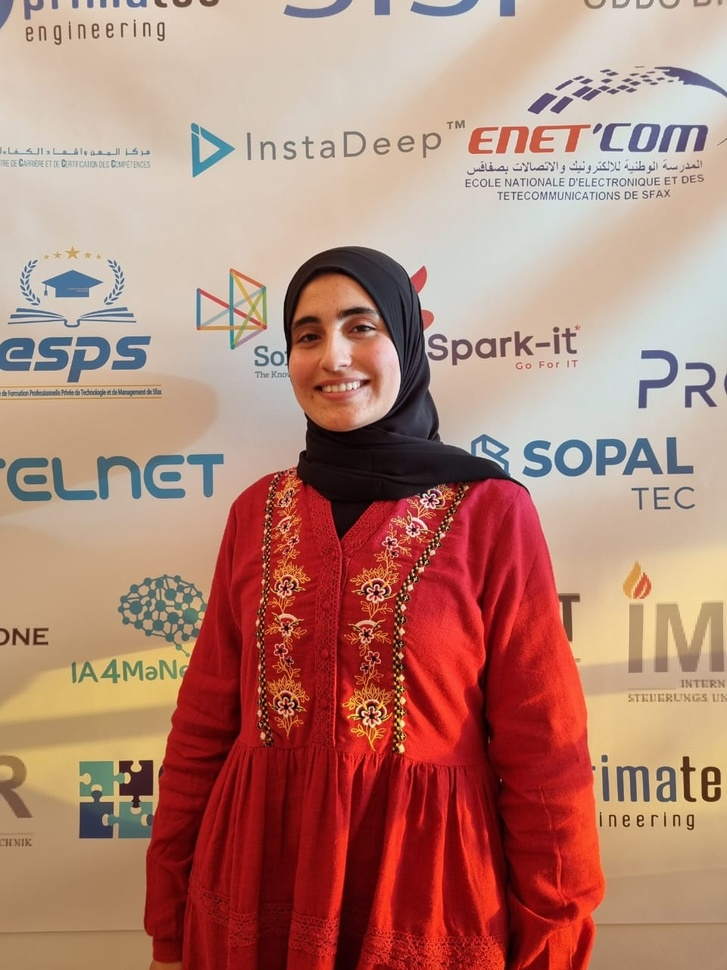
#> input picture design/IMG-20221129-WA0002.jpg, 727 x 970 px, shrunk from 960 x 1280 before the run
$ python bw.py ../design/IMG-20221129-WA0002.jpg
#> lines starting #> are read from the running program, lines starting #| are printed output that depends on the picture
import cv2
import numpy

import sys


path = sys.argv[1]

# read image
src = cv2.imread(path, cv2.IMREAD_UNCHANGED)
#> src is the input picture: shape (970, 727, 3); mean B, G, R 117.7, 132, 180.3

# apply guassian blur on src image
res = cv2.cvtColor(src, cv2.COLOR_BGR2GRAY)
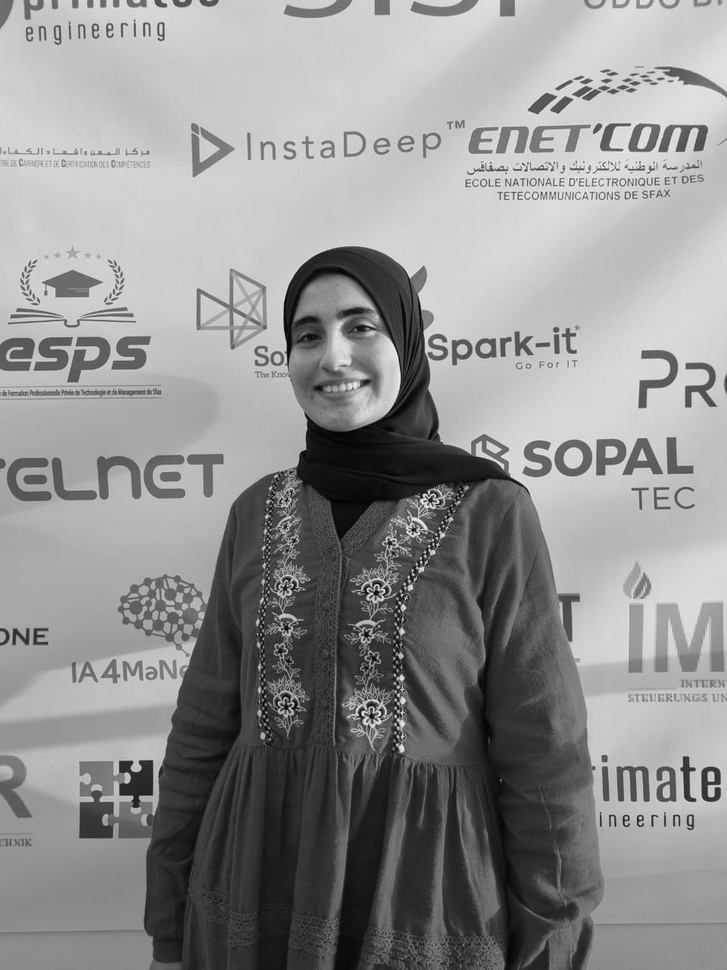
#> res: shape (970, 727); min 2, max 248, mean 144.8

cv2.imwrite(path[:-4]+"_bw.png", res)
print(path[:-4]+"_bw.png")

$ run again, on design/254601463_437856457697901_2195039805495525851_n.jpg
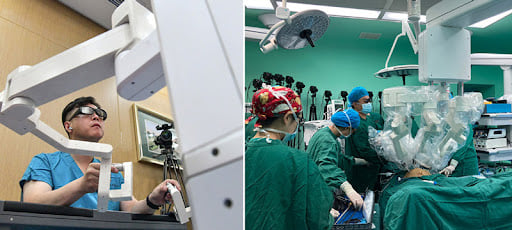
#> input picture design/254601463_437856457697901_2195039805495525851_n.jpg, 512 x 230 px
#> src is the input picture: shape (230, 512, 3); mean B, G, R 137.2, 141.8, 119.5
#> `res = cv2.cvtColor(src, cv2.COLOR_BGR2GRAY)`:
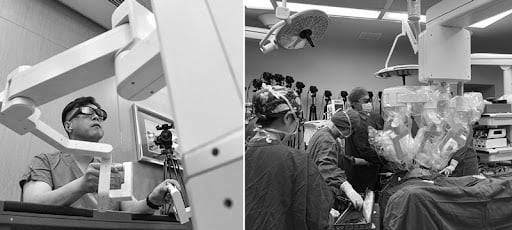
#> res: shape (230, 512); min 0, max 255, mean 134.6

$ run again, on design/254695891_639893830347239_1028729852518886639_n.jpg
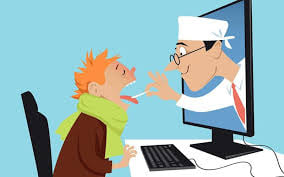
#> input picture design/254695891_639893830347239_1028729852518886639_n.jpg, 284 x 177 px
#> src is the input picture: shape (177, 284, 3); mean B, G, R 183.6, 183.2, 153.2
#> `res = cv2.cvtColor(src, cv2.COLOR_BGR2GRAY)`:
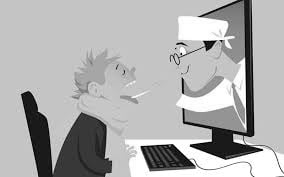
#> res: shape (177, 284); min 0, max 255, mean 174.3

$ run again, on design/254981003_323265235828932_5395812273072741991_n.jpg
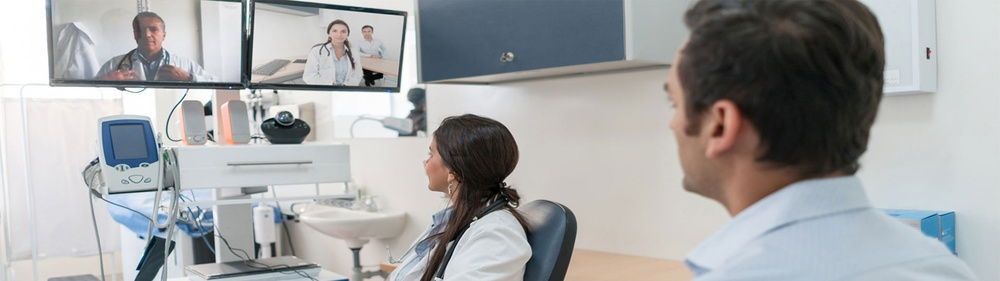
#> input picture design/254981003_323265235828932_5395812273072741991_n.jpg, 1000 x 281 px, shrunk from 1600 x 450 before the run
#> src is the input picture: shape (281, 1000, 3); mean B, G, R 165.1, 164.4, 163.2
#> `res = cv2.cvtColor(src, cv2.COLOR_BGR2GRAY)`:
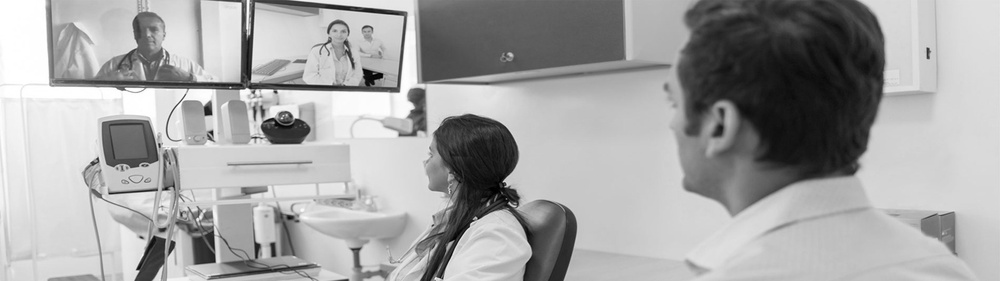
#> res: shape (281, 1000); min 0, max 255, mean 164.1
